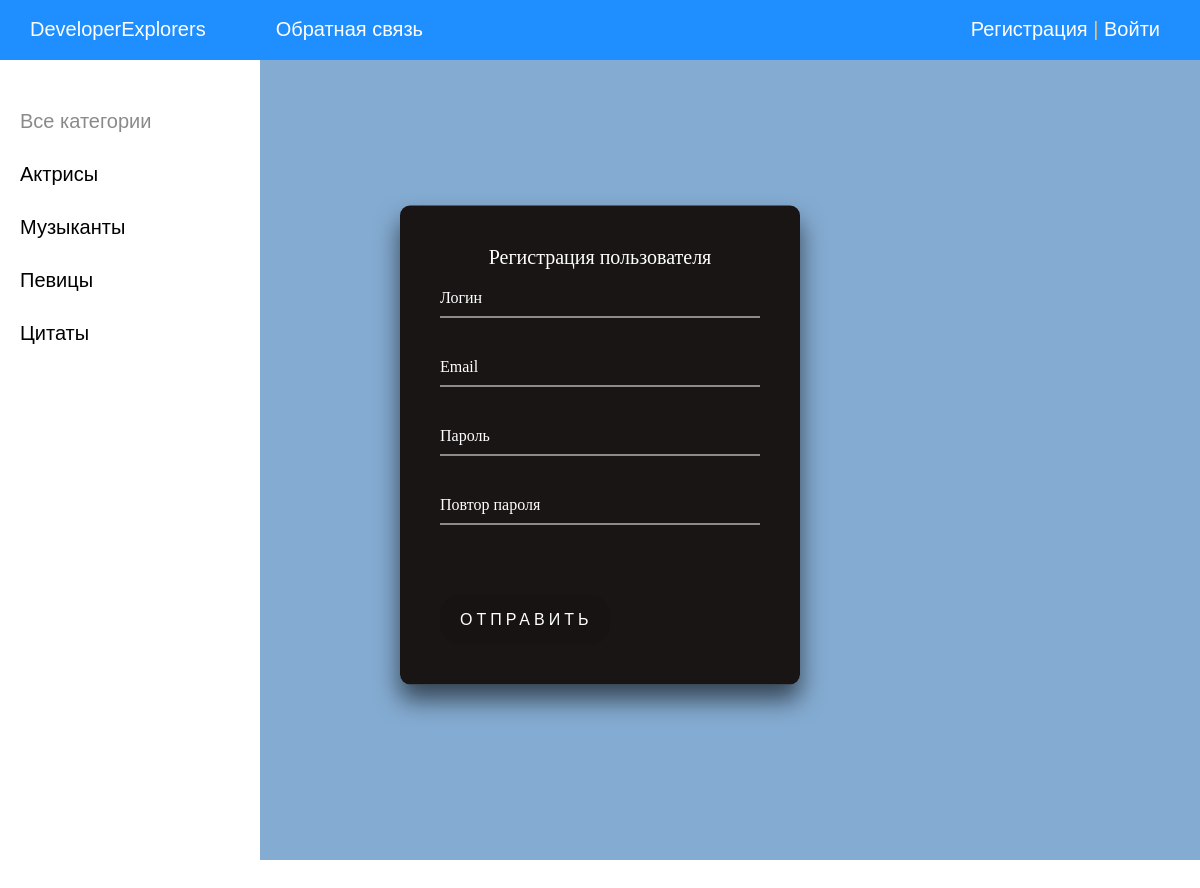
Screenshot of /register/ with the database file from the repository.
### women/models.py (models this page shows, shortened)
class Category(models.Model):
    name = models.CharField(max_length=100, db_index=True, verbose_name="Категория")
    slug = models.SlugField(max_length=255, unique=True, db_index=True, verbose_name="URL")
    def get_absolute_url(self):
        return reverse('category', kwargs={'cat_slug': self.slug})
    class Meta:
        verbose_name = 'Категория'
        verbose_name_plural = 'Категории'
        ordering = ['id']

### women/views.py (the view, shortened to what this page needs)
# urls.py: path('register/', RegisterUser.as_view(), name='register'),
class RegisterUser(DataMixin, CreateView):
    form_class = RegisterUserForm
    template_name = 'women/register.html'
    success_url = reverse_lazy('login')
    def get_context_data(self, *, object_list=None, **kwargs):
        context = super().get_context_data(**kwargs)
        c_def = self.get_user_context(title="Регистрация")
        return dict(list(context.items()) + list(c_def.items()))

### women/forms.py (shortened to what this page needs)
class RegisterUserForm(UserCreationForm):
    username = forms.CharField(label='Логин', widget=forms.TextInput())
    email = forms.EmailField(label='Email', widget=forms.EmailInput())
    password1 = forms.CharField(label='Пароль', widget=forms.PasswordInput())
    password2 = forms.CharField(label='Повтор пароля', widget=forms.PasswordInput())
    class Meta:
        model = User
        fields = ('username', 'email', 'password1', 'password2')

### women/utils.py (called while the page is built)
    def get_user_context(self, **kwargs):
        context = kwargs
        cats = Category.objects.annotate(Count('women'))
        user_menu = menu.copy()
        if not self.request.user.is_authenticated:
            user_menu.pop(1)
        context['menu'] = user_menu
        context['cats'] = cats
        if 'cat_selected' not in context:
            context['cat_selected'] = 0
        return context

### women/templates/women/register.html (shortened to what this page needs)
{% extends 'women/base.html' %}
{% load static %}
{% block head %}
    <link type="text/css" href="{% static 'women/css/reg_auth.css' %}" rel="stylesheet"/>
{% endblock %}
{% block content %}
    <div class="login-box">
        <center>
            Регистрация пользователя
        </center>
        <form method="post">
            {% for f in form %}
                <div class="user-box">
                    {{ f }}
                    <label>{{ f.label }}</label>
                </div>
            {% endfor %}
            <button type="submit">
                Отправить
            </button>
        </form>
    </div>
{% endblock content %}

### women/templates/women/base.html (shortened to what this page needs)
{% load static %}
{% load women_tags %}
<!DOCTYPE html>
<html>
<head>
    <link type="text/css" href="{% static 'women/css/styles.css' %}" rel="stylesheet"/>
    {% block head %}
    {% endblock head %}
</head>
<body>
<table class="table-page" border=0 cellpadding="0" cellspacing="0">
    <tr>
        <td valign=top>
            {% block mainmenu %}
                <div class="header">
                    <ul id="mainmenu" class="mainmenu">
                        <li>
                            <a href="{% url 'home' %}">
                                DeveloperExplorers
                            </a>
                        </li>
                        {% for m in menu %}
                            {% if m.title != "О сайте" %}
                                <li><a href="{% url m.url_name %}">{{ m.title }}</a></li>
                            {% endif %}
                        {% endfor %}
                        {% if request.user.is_authenticated %}
                            <li class="last"> {{ user.username }} | <a href="{% url 'logout' %}">Выйти</a></li>
                            {% if user.is_superuser %}
                                <li class="last">
                                    <a href="/admin">Админ-панель</a>
                                </li>
                            {% endif %}
                        {% else %}
                            <li class="last"><a href="{% url 'register' %}" class="subject-resolve">Регистрация</a> | <a
                                    href="{% url 'login' %}">Войти</a></li>
                        {% endif %}
                    </ul>
                </div>
            {% endblock mainmenu %}
            <table class="table-content" border=0 cellpadding="0" cellspacing="0">
                <tr>
                    <td valign="top" class="left-chapters">
                        <ul id="leftchapters">
                            {% if cat_selected == 0 %}
                                <li class="selected">Все категории</li>
                            {% else %}
                                <li><a href="{% url 'home' %}">Все категории</a></li>
                            {% endif %}
                            {% for c in cats %}
                                {% if c.women__count > 0 %}
                                    {% if c.pk == cat_selected %}
                                        <li class="selected">{{ c.name }}</li>
                                    {% else %}
                                        <li><a href="{{ c.get_absolute_url }}">{{ c.name }}</a></li>
                                    {% endif %}
                                {% endif %}
                            {% endfor %}
                        </ul>
                    </td>
                    <td valign="top" class="content">
                        <div class="content-text">
                            {% block content %}
                            {% endblock %}
                        </div>
                    </td>
                </tr>
            </table>
        </td>
    </tr>
</table>
</body>
</html>

### women/static/women/css/styles.css (style rules this page uses)
html, body { font-family: 'Arial'; margin: 0; padding: 0; height: 100%; width: 100%; color: #ff8686; }
a { color: #ffffff; text-decoration: none; }
.table-page { width: 100%; height: 100%; vertical-align: top; }
.table-page tr { height: 100%; }
.header { background: #1f8eff !important; height: 60px; }
ul.mainmenu { list-style: none; margin: 0; padding: 0; height: 60px; color: #fdc073; font-size: 20px; overflow: hidden; }
ul.mainmenu li { float: left; margin: 18px 40px 0 30px; }
ul.mainmenu li.last { float: right; }
ul.mainmenu li a { color: #ffffff; text-decoration: none; }
.table-content { width: 100%; min-height: 100%; height: 100%; }
.left-chapters { margin: 0; background: #eee; border-right: 1px; min-height: 100%; background: #ffffff; }
.left-chapters ul { width: 230px; min-height: 100%; margin: 0; padding: 20px 10px 10px 20px; list-style: none; font-size: 20px; }
.left-chapters ul li { margin: 30px 0 0 0; color: #999; }
.left-chapters ul li.selected { color: rgba(0, 0, 0, 0.46); }
.left-chapters ul li a { color: black; text-decoration: none; }
.content { padding: 40px 20px 20px 40px; width: 100%; box-sizing: border-box; background: #84abd1 !important; }
.content-text { margin: 60px 0 0 30px; color: #ffffff; font-size: 20px; font-family: none, serif; }

### women/static/women/css/reg_auth.css (style rules this page uses)
.login-box { position: absolute; top: 50%; left: 50%; width: 400px; padding: 40px; transform: translate(-50%, -50%); background: rgba(24, 20, 20, 0.987); box-sizing: border-box; box-shadow: 0 15px 25px rgba(0, 0, 0, .6); border-radius: 10px; }
.login-box .user-box { position: relative; }
.login-box .user-box input { width: 100%; padding: 10px 0; font-size: 16px; color: #fff; margin-bottom: 30px; border: none; border-bottom: 1px solid #fff; outline: none; background: transparent; }
.login-box .user-box label { position: absolute; top: 0; left: 0; padding: 10px 0; font-size: 16px; color: #fff; pointer-events: none; transition: .5s; }
.login-box form button { border:none; height: 50px; width: 170px; border-radius: 20px; position: relative; display: inline-block; padding: 10px 20px; color: #ffffff; font-size: 16px; text-decoration: none; text-transform: uppercase; overflow: hidden; transition: .5s; margin-top: 40px; letter-spacing: 4px; background: rgba(24, 20, 20, 0.987) }

### rows the page displays
Category: name "Актрисы"
Category: name "Музыканты"
Category: name "Певицы"
Category: name "Цитаты"

### other values shown
{{ m.title }} "Обратная связь"
{{ f.label }} "Логин" "Email" "Пароль" "Повтор пароля"
